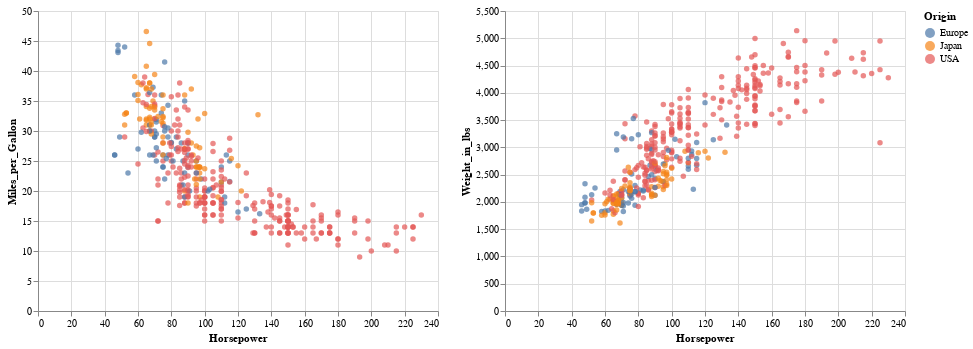

Source (notebook cell):
### Markdown cell above
## Linking selections across plots

Selections are automatically linked between plots.
This is great for comparing the same observations across multiple dimensions.

### Code cell
brush = alt.selection_interval()
 
points = (alt.Chart(cars).mark_circle().encode(
    x='Horsepower',
    y='Miles_per_Gallon',
    color=alt.condition(brush, 'Origin', alt.value('lightgray')))
.add_selection(brush))

points | points.encode(y='Weight_in_lbs')

### Figure 1 — Vega-Lite specification as saved in the notebook (floating-point values rounded to 4 significant figures; data arrays with more than 128 entries replaced by an {"elided": "..."} marker saying what was removed)
{"config": {"view": {"continuousWidth": 400, "continuousHeight": 300}}, "hconcat": [{"mark": "circle", "encoding": {"color": {"condition": {"type": "nominal", "field": "Origin", "selection": "selector068"}, "value": "lightgray"}, "x": {"type": "quantitative", "field": "Horsepower"}, "y": {"type": "quantitative", "field": "Miles_per_Gallon"}}, "selection": {"selector068": {"type": "interval"}}}, {"mark": "circle", "encoding": {"color": {"condition": {"type": "nominal", "field": "Origin", "selection": "selector068"}, "value": "lightgray"}, "x": {"type": "quantitative", "field": "Horsepower"}, "y": {"type": "quantitative", "field": "Weight_in_lbs"}}, "selection": {"selector068": {"type": "interval"}}}], "data": {"name": "data-f02450ab61490a1363517a0190416235"}, "$schema": "https://vega.github.io/schema/vega-lite/v4.8.1.json", "datasets": {"data-f02450ab61490a1363517a0190416235": {"elided": "406 records"}}}
